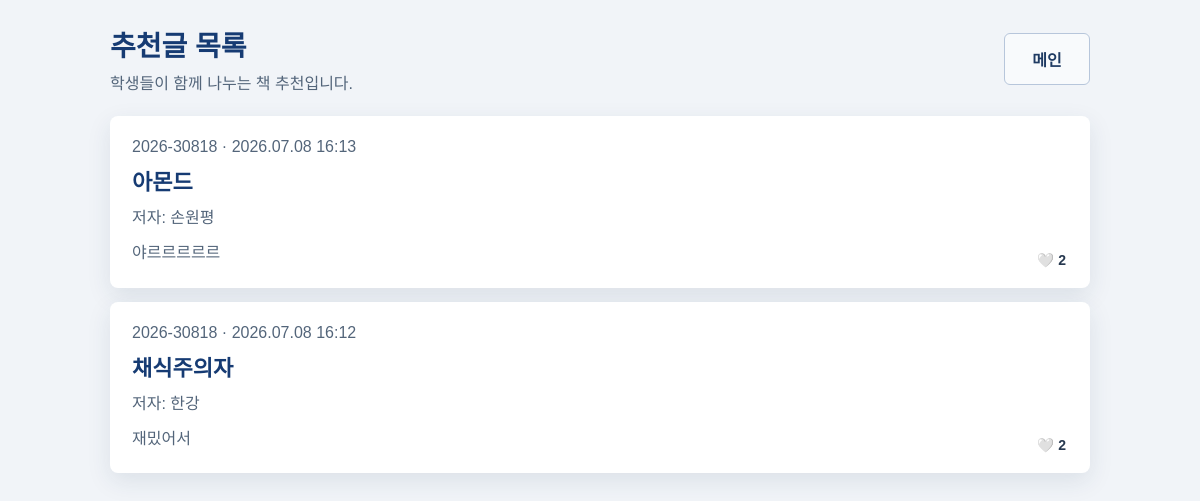
Before: /recommendations/ with the older database file.
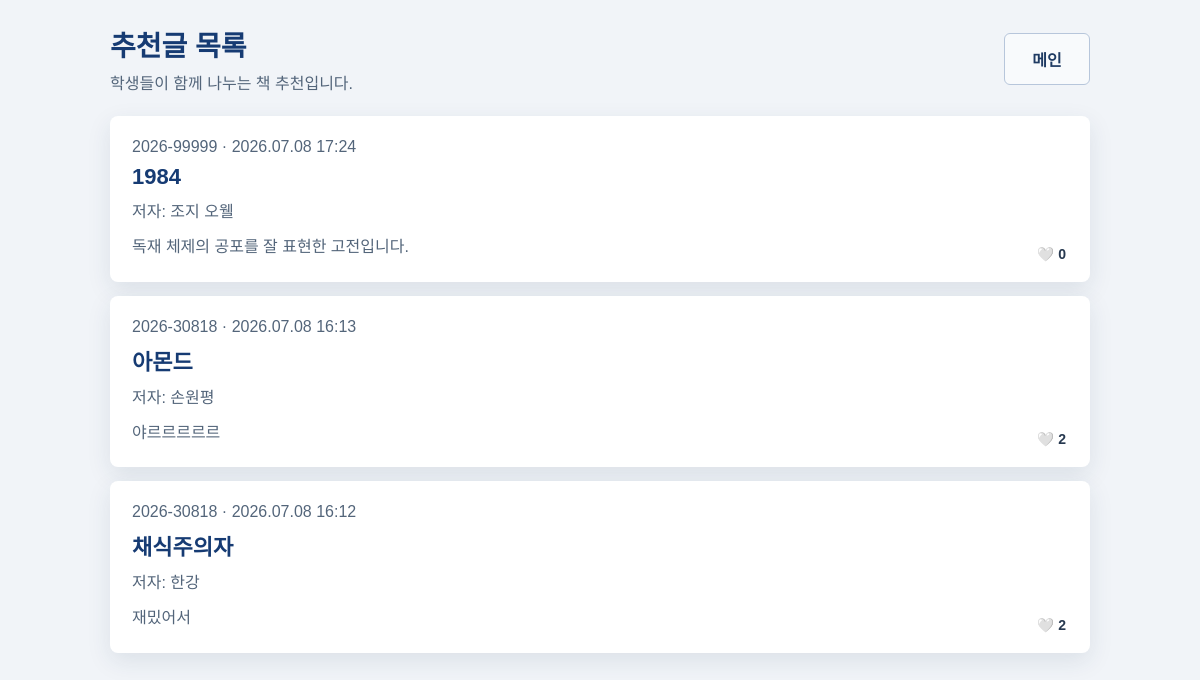
After: the same page with the newer database file.
### recommendations/models.py (models this page shows, shortened)
class Recommendation(models.Model):
    author = models.ForeignKey(
        settings.AUTH_USER_MODEL,
        on_delete=models.CASCADE,
        related_name='recommendations',
        verbose_name='작성자',
    )
    is_anonymous = models.BooleanField(default=False, verbose_name='익명 여부')
    writer_name = models.CharField(max_length=20, verbose_name='작성자 표시')
    book_title = models.CharField(max_length=100, verbose_name='책 제목')
    book_author = models.CharField(max_length=50, verbose_name='저자')
    post_text = models.TextField(verbose_name='추천 이유')
    created_at = models.DateTimeField(auto_now_add=True, verbose_name='작성일')
    updated_at = models.DateTimeField(auto_now=True, verbose_name='수정일')
    liked_users = models.ManyToManyField(
        settings.AUTH_USER_MODEL,
        blank=True,
        related_name='liked_recommendations',
        verbose_name='좋아요 사용자',
    )
    class Meta:
        ordering = ['-created_at']
        verbose_name = '추천글'
        verbose_name_plural = '추천글'
    @property
    def like_count(self):
        return self.liked_users.count()

### recommendations/views.py (the view)
# urls.py: path('', views.recommendation_list, name='recommendation_list'),
def recommendation_list(request):
    recommendations = Recommendation.objects.select_related('author').all()
    return render(
        request,
        'recommendations/list.html',
        {'recommendations': recommendations},
    )

### templates/recommendations/list.html (shortened to what this page needs)
{% load static %}
<!DOCTYPE html>
<html lang="ko">
<head>
    <link rel="stylesheet" href="{% static 'users/style.css' %}">
</head>
<body>
    <main class="page list-page">
        <section class="content-wrap">
            <div class="page-header">
                <div>
                    <h1>추천글 목록</h1>
                    <p class="sub-text">학생들이 함께 나누는 책 추천입니다.</p>
                </div>
                <div class="header-actions">
                    <a class="secondary-button link-button compact-button" href="{% url 'home' %}">메인</a>
                </div>
            </div>
            <div class="recommendation-grid">
                {% for recommendation in recommendations %}
                    <div class="recommendation-card-wrapper">
                        <a class="recommendation-card" href="{% url 'recommendation_detail' recommendation.id %}">
                            <p class="meta-text">{{ recommendation.writer_name }} · {{ recommendation.created_at|date:"Y.m.d H:i" }}</p>
                            <h2>{{ recommendation.book_title }}</h2>
                            <p class="author-text">저자: {{ recommendation.book_author }}</p>
                            <p class="preview-text">{{ recommendation.post_text|truncatechars:100 }}</p>
                        </a>
                        <div class="recommendation-card-footer">
                            <form method="post" action="{% url 'toggle_like' recommendation.id %}" class="like-form">
                                <button type="submit" class="like-button">
                                    {% if request.user in recommendation.liked_users.all %}
                                        ❤ {{ recommendation.like_count }}
                                    {% else %}
                                        🤍 {{ recommendation.like_count }}
                                    {% endif %}
                                </button>
                            </form>
                        </div>
                    </div>
                {% empty %}
                    <div class="empty-box">
                        <p>아직 작성된 추천글이 없습니다.</p>
                    </div>
                {% endfor %}
            </div>
        </section>
    </main>
</body>
</html>

### static/users/style.css (style rules this page uses)
* { box-sizing: border-box; }
body { margin: 0; font-family: Arial, "맑은 고딕", sans-serif; color: #222; background: #f1f4f8; }
.page { display: flex; align-items: center; justify-content: center; min-height: 100vh; padding: 24px; }
h1 { margin: 0 0 24px; color: #163b73; font-size: 28px; text-align: center; }
.secondary-button { width: 100%; padding: 13px 16px; border: 1px solid #b7c6db; border-radius: 6px; color: #1f3b63; background: #f8fafc; font-size: 16px; font-weight: 700; cursor: pointer; transition: background 0.2s ease, transform 0.2s ease; }
.link-button { display: inline-flex; align-items: center; justify-content: center; text-align: center; text-decoration: none; }
.list-page { align-items: flex-start; }
.content-wrap { width: 100%; max-width: 980px; }
.page-header { display: flex; align-items: center; justify-content: space-between; gap: 16px; margin-bottom: 22px; }
.page-header h1 { margin-bottom: 6px; text-align: left; }
.sub-text, .meta-text, .author-text, .preview-text { margin: 0; color: #53657a; }
.header-actions { display: flex; gap: 8px; }
.compact-button { width: auto; min-width: 86px; }
.recommendation-grid { display: grid; gap: 14px; }
.recommendation-card, .empty-box { display: block; padding: 22px; color: inherit; background: #fff; border-radius: 8px; box-shadow: 0 8px 24px rgba(30, 55, 90, 0.1); text-decoration: none; }
.recommendation-card { transition: transform 0.2s ease, box-shadow 0.2s ease; }
.recommendation-card h2 { margin: 8px 0; color: #163b73; font-size: 22px; }
.preview-text { margin-top: 12px; line-height: 1.6; }
.like-form, .like-form-detail { margin: 0; }
.like-button, .like-button-detail { padding: 8px 12px; border: none; border-radius: 6px; background: #fff; color: #26384f; font-size: 14px; font-weight: 600; cursor: pointer; transition: all 0.2s ease; white-space: nowrap; }
.recommendation-card-wrapper { position: relative; }
.recommendation-card-footer { position: absolute; bottom: 0; right: 0; padding: 12px; }

Changed rows visible on the page:
added Recommendation: writer_name "2026-99999", created_at "2026.07.08 17:24", book_title "1984", book_author "조지 오웰", post_text "독재 체제의 공포를 잘 표현한 고전입니다.", like_count "0"
